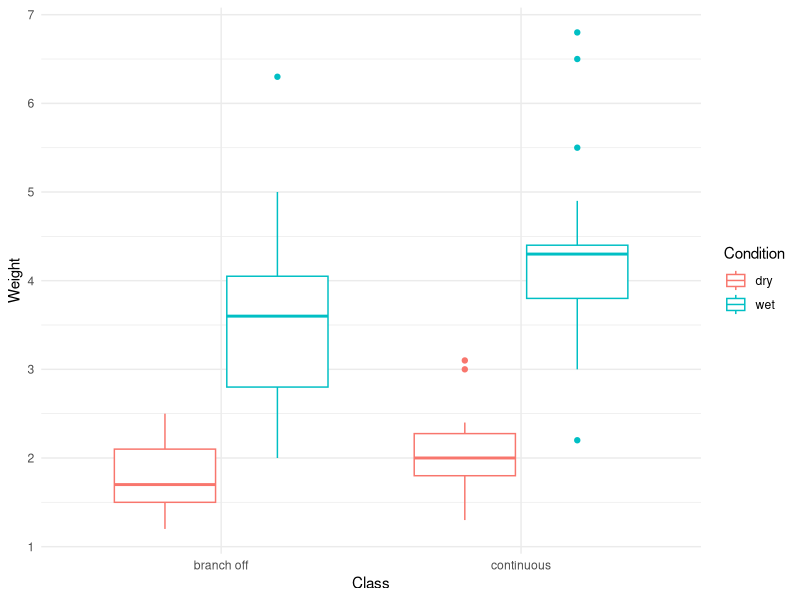
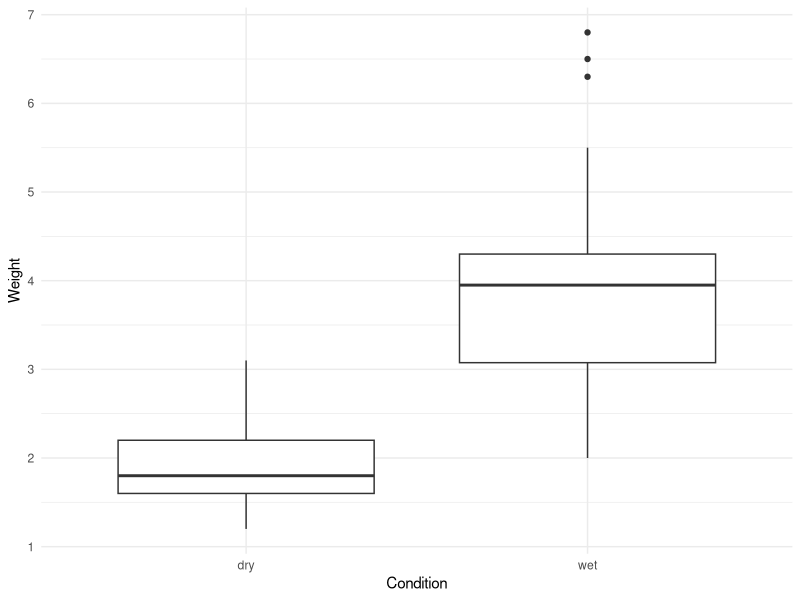

Recreate these plots in R, in order.
library(data.table)
library(ggplot2)


twigs <- fread("Input/salix_twigs.csv")

twigs[, sd(Weight), by = .(Class, Condition)]
twigs[, mean(Weight), by = .(Class, Condition)]

twigs[, sd(Weight), by = Condition]
twigs[, mean(Weight), by = Condition]

ggplot(twigs)+
  geom_boxplot(aes(y = Weight, x = Class, colour = Condition))+
  theme_minimal()

summary(lm(Weight ~ Class, twigs[Condition == "dry"]))

summary(lm(Weight ~ Class, twigs[Condition == "wet"]))


ggplot(twigs)+
  geom_boxplot(aes(y = Weight, x = Condition))+
  theme_minimal()

